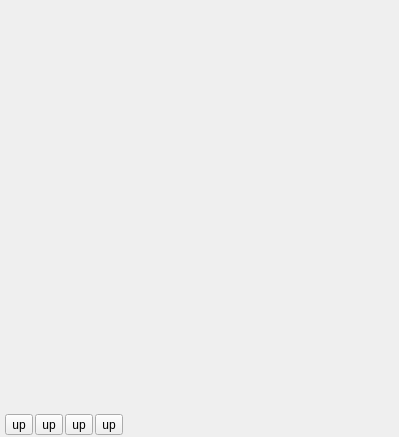
<?xml version="1.0" encoding="UTF-8"?>
<ui version="4.0">
 <class>Form</class>
 <widget class="QWidget" name="Form">
  <property name="geometry">
   <rect>
    <x>0</x>
    <y>0</y>
    <width>399</width>
    <height>437</height>
   </rect>
  </property>
  <property name="windowTitle">
   <string>Form</string>
  </property>
  <layout class="QVBoxLayout" name="verticalLayout">
   <property name="spacing">
    <number>2</number>
   </property>
   <property name="margin">
    <number>0</number>
   </property>
   <item>
    <widget class="QWidget" name="containerTree" native="true">
     <property name="sizePolicy">
      <sizepolicy hsizetype="Preferred" vsizetype="Expanding">
       <horstretch>0</horstretch>
       <verstretch>0</verstretch>
      </sizepolicy>
     </property>
    </widget>
   </item>
   <item>
    <widget class="QWidget" name="containerTools" native="true">
     <property name="sizePolicy">
      <sizepolicy hsizetype="Preferred" vsizetype="Minimum">
       <horstretch>0</horstretch>
       <verstretch>0</verstretch>
      </sizepolicy>
     </property>
     <layout class="QHBoxLayout" name="horizontalLayout">
      <property name="spacing">
       <number>2</number>
      </property>
      <property name="leftMargin">
       <number>5</number>
      </property>
      <property name="topMargin">
       <number>2</number>
      </property>
      <property name="rightMargin">
       <number>5</number>
      </property>
      <property name="bottomMargin">
       <number>2</number>
      </property>
      <item>
       <widget class="QToolButton" name="buttonAdd">
        <property name="text">
         <string>up</string>
        </property>
        <property name="icon">
         <iconset>
          <normaloff>../../../data/icons/buttons/add.png</normaloff>../../../data/icons/buttons/add.png</iconset>
        </property>
       </widget>
      </item>
      <item>
       <widget class="QToolButton" name="buttonRemove">
        <property name="text">
         <string>up</string>
        </property>
        <property name="icon">
         <iconset>
          <normaloff>../../../data/icons/buttons/delete.png</normaloff>../../../data/icons/buttons/delete.png</iconset>
        </property>
       </widget>
      </item>
      <item>
       <widget class="QToolButton" name="buttonUp">
        <property name="text">
         <string>up</string>
        </property>
        <property name="icon">
         <iconset>
          <normaloff>../../../data/icons/buttons/up.png</normaloff>../../../data/icons/buttons/up.png</iconset>
        </property>
       </widget>
      </item>
      <item>
       <widget class="QToolButton" name="buttonDown">
        <property name="text">
         <string>up</string>
        </property>
        <property name="icon">
         <iconset>
          <normaloff>../../../data/icons/buttons/down.png</normaloff>../../../data/icons/buttons/down.png</iconset>
        </property>
       </widget>
      </item>
      <item>
       <spacer name="horizontalSpacer">
        <property name="orientation">
         <enum>Qt::Horizontal</enum>
        </property>
        <property name="sizeHint" stdset="0">
         <size>
          <width>40</width>
          <height>20</height>
         </size>
        </property>
       </spacer>
      </item>
     </layout>
    </widget>
   </item>
  </layout>
 </widget>
 <resources/>
 <connections/>
</ui>
